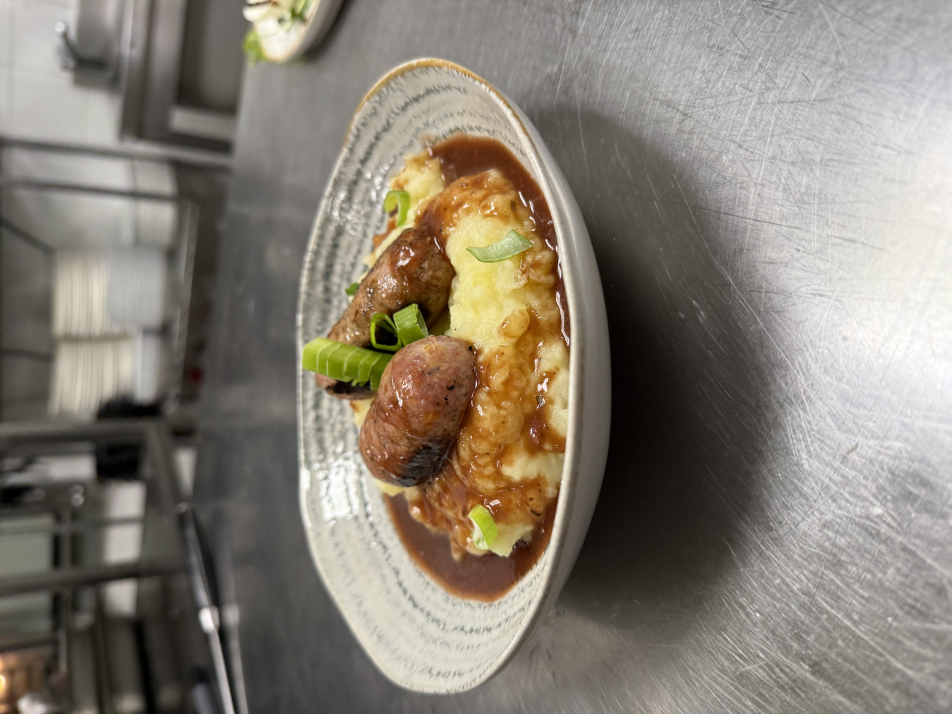
#> input picture plat.jpg, 5712 x 4284 px (shown at 1/6 size)
$ python main.py plat.jpg
#> lines starting #> are read from the running program, lines starting #| are printed output that depends on the picture
### image_processor.py
import os
from pathlib import Path
from PIL import Image, ImageEnhance, ImageFilter, ExifTags


class ImageProcessor:

    def __init__(self):
        self.brightness_factor = float(os.getenv("IMG_BRIGHTNESS", "1.05"))
        self.contrast_factor   = float(os.getenv("IMG_CONTRAST",   "1.10"))
        self.saturation_factor = float(os.getenv("IMG_SATURATION", "1.08"))
        self.sharpness_factor  = float(os.getenv("IMG_SHARPNESS",  "1.15"))
        self.ig_portrait_size  = (1080, 1350)

    def enhance(self, image_path: Path, output_dir: Path = None) -> Path:
        if output_dir is None:
            output_dir = image_path.parent / "enhanced"
        output_dir.mkdir(parents=True, exist_ok=True)

        output_path = output_dir / f"enhanced_{image_path.name}"

        with Image.open(image_path) as img:
            if img.mode != "RGB":
                img = img.convert("RGB")

            # Correction rotation EXIF
            img = self._fix_rotation(img)

            img = img.filter(ImageFilter.UnsharpMask(radius=0.5, percent=50, threshold=2))
            img = ImageEnhance.Brightness(img).enhance(self.brightness_factor)
            img = ImageEnhance.Contrast(img).enhance(self.contrast_factor)
            img = ImageEnhance.Color(img).enhance(self.saturation_factor)
            img = ImageEnhance.Sharpness(img).enhance(self.sharpness_factor)
            img = self._smart_crop(img, self.ig_portrait_size)

            img.save(output_path, "JPEG", quality=95, optimize=True)

        return output_path

    def _fix_rotation(self, img: Image.Image) -> Image.Image:
        try:
            exif = img._getexif()
            if exif is None:
                return img
            for tag, value in exif.items():
                if ExifTags.TAGS.get(tag) == 'Orientation':
                    if value == 3:
                        img = img.rotate(180, expand=True)
                    elif value == 6:
                        img = img.rotate(270, expand=True)
                    elif value == 8:
                        img = img.rotate(90, expand=True)
                    break
        except Exception:
            pass
        return img

    def _smart_crop(self, img: Image.Image, target_size: tuple) -> Image.Image:
        target_ratio  = target_size[0] / target_size[1]
        current_ratio = img.width / img.height

        if abs(current_ratio - target_ratio) / target_ratio < 0.20:
            return img

        if current_ratio > target_ratio:
            new_width = int(img.height * target_ratio)
            left = (img.width - new_width) // 2
            img = img.crop((left, 0, left + new_width, img.height))
        else:
            new_height = int(img.width / target_ratio)
            top = max(0, (img.height - new_height) // 3)
            img = img.crop((0, top, img.width, top + new_height))

        return img

### ai_engine.py
import os
import base64
from io import BytesIO
from PIL import Image
from google import genai
from google.genai import types

class AIEngine:
    def __init__(self):
        self.client = genai.Client(api_key=os.environ.get("GEMINI_API_KEY"))
        self.model_name = 'gemini-2.5-flash'

        self.system_instruction = (
            "Tu es le community manager de L'Athelia Resto, situé dans la zone Athelia à La Ciotat. "
            "Ton style est authentique, direct et chaleureux, parfait pour les travailleurs du coin à la pause déjeuner. "
            "Règle absolue : n'utilise JAMAIS de clichés ridicules comme 'explosion de saveurs', 'régal pour les papilles' ou 'voyage culinaire'. "
            "Parle de cuisine maison, de bons produits bruts et de la convivialité du lieu."
        )

    # [59 lines left out: functions _compress_image, describe_dish_from_bytes, generate_facebook_caption, generate_hashtags, not called in this run]

### main.py
"""
PubliChef Social Media Agent
Agent d'automatisation Instagram & Facebook pour @athelia_resto
"""

import argparse
import sys
from pathlib import Path
from dotenv import load_dotenv

load_dotenv()

from ai_engine import AIEngine
from meta_api import MetaAPI
from image_processor import ImageProcessor


def run_agent(image_path: str, dry_run: bool = False):
    """Pipeline principal de l'agent."""

    print("\n🍽️  PubliChef Social Media Agent — @athelia_resto")
    print("=" * 55)

    image_path = Path(image_path)
    if not image_path.exists():
        print(f"❌ Image introuvable : {image_path}")
        sys.exit(1)

    print(f"\n📸 Image source : {image_path.name}")

    print("\n🔧 Amélioration de l'image...")
    processor = ImageProcessor()
    enhanced_path = processor.enhance(image_path)
#> in enhance, img is the input picture: PIL image 5712x4284 RGB; mean R, G, B 135, 127.7, 116
#> in _fix_rotation, `exif = img._getexif()`: exif = 49 items
#> the loop in _fix_rotation, `for tag, value in exif.items():` made 7 passes
#> (tag, value) on passes 2 to 7: (296, 2), (34665, 244), (271, 'Apple'), (272, 'iPhone 16 Pro Max'), (305, '26.4.2'), (274, 6)
#> tag on pass 1: 34853
#> after the loop in _fix_rotation, `for tag, value in exif.items():`:
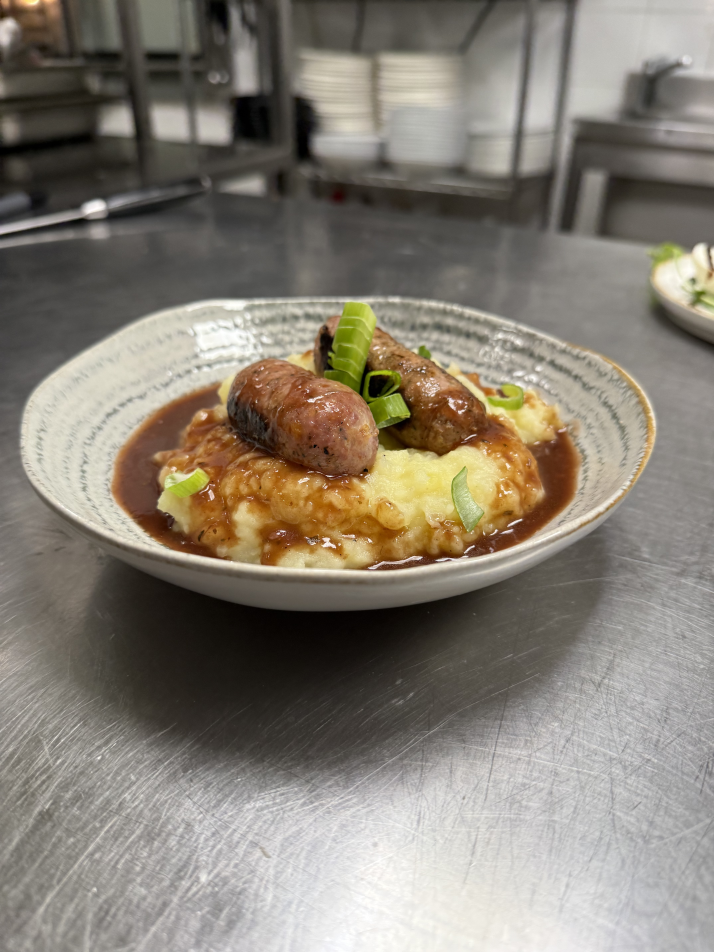
#> img: PIL image 4284x5712 RGB (shown at 1/6 size); mean R, G, B 135, 127.7, 116
#> in enhance, `img = ImageEnhance.Contrast(img).enhance(self.contrast_factor)`:
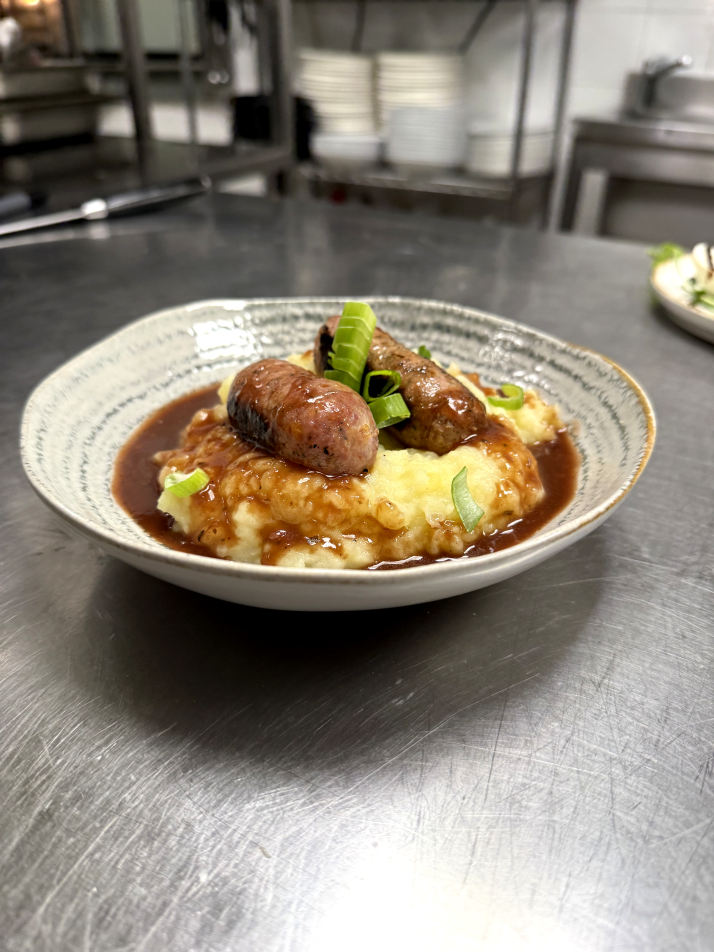
#> img: PIL image 4284x5712 RGB (shown at 1/6 size); mean R, G, B 141.3, 132.9, 119.7
    print(f"   ✅ Image améliorée → {enhanced_path.name}")

    print("\n🤖 Analyse IA du plat...")
    ai = AIEngine()

#> (the run stopped early here; a loop or call above may not have finished)
